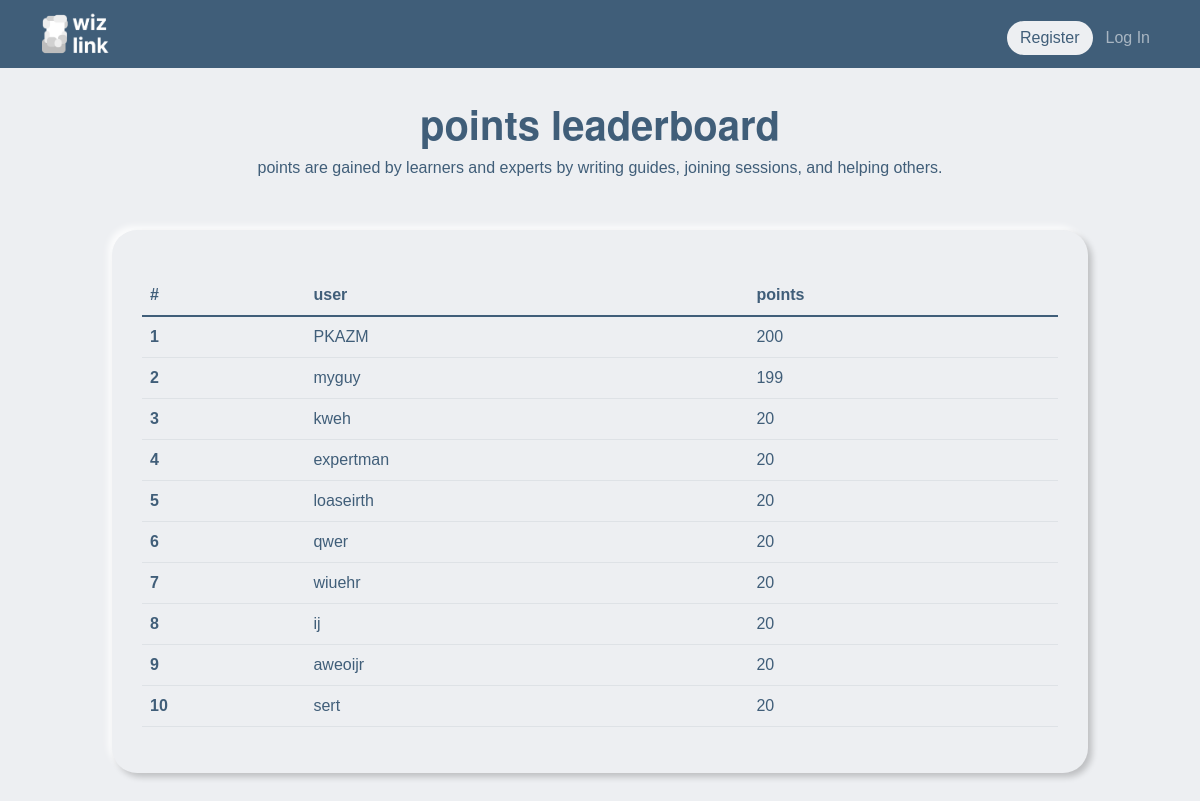
The page /leaderboard on the database as committed earlier.
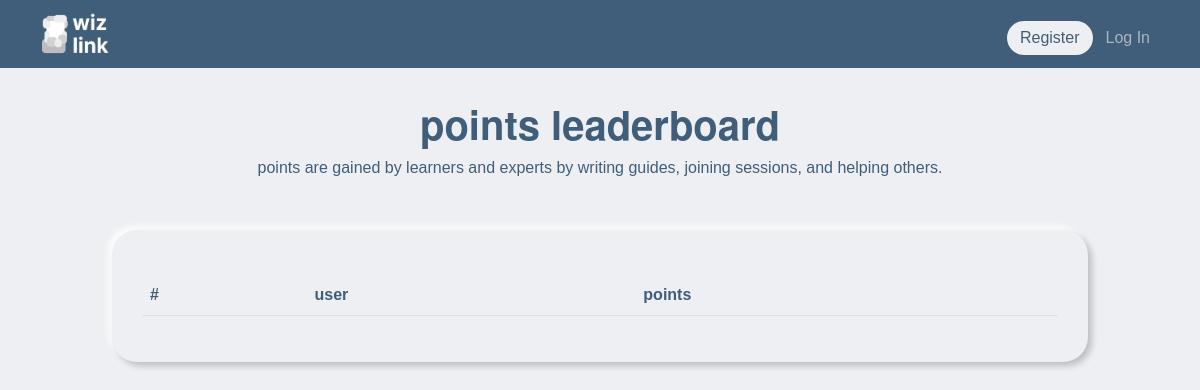
The same page on the database as committed later.
### tables this page shows
CREATE TABLE users (
    id INTEGER PRIMARY KEY,
    username TEXT NOT NULL,
    gender TEXT,
    email TEXT NOT NULL,
    hash TEXT NOT NULL,
    role TEXT NOT NULL,
    followers INTEGER DEFAULT 0,
    points INTEGER DEFAULT 0
, posts INTEGER, categories TEXT);

### app.py (the view)
@app.route("/leaderboard")
def leaderboard():
    rows = db.execute("SELECT * FROM users ORDER BY points DESC LIMIT 10")
    return render_template("leaderboard.html", rows=rows)

### app.py (called while the page is built)
@app.after_request
def after_request(response):
    response.headers["Cache-Control"] = "no-cache, no-store, must-revalidate"
    response.headers["Expires"] = 0
    response.headers["Pragma"] = "no-cache"
    return response

### templates/leaderboard.html (shortened to what this page needs)
{% extends "layout.html" %}
{% block main %}
<div class="header">
  <h1>
      <b>points leaderboard</b>
  </h1>
  <p>points are gained by learners and experts by writing guides, joining sessions, and helping others.</p>
</div>
<div class="container">
  <div class="box_s">
<table class="table" style="color: #405E79; margin-top: 15px;">
    <thead>
      <tr>
        <th scope="col">#</th>
        <th scope="col">user</th>
        <th scope="col">points</th>
      </tr>
    </thead>
    <tbody>
        {% for i in range(10) %}
            {% if i < rows|length %}
                <tr>
                    <th scope="row"> {{ i+1 }} </th>
                    <td> {{ rows[i]["username"] }} </td>
                    <td> {{ rows[i]["points"] }} </td>
                </tr>
            {% endif %}
        {% endfor %}
    </tbody>
  </table>
</div>
</div>
{% endblock %}

Rows that differ between the two databases and show on the page:
removed users: username "PKAZM", points "200"
removed users: username "myguy", points "199"
removed users: username "kweh", points "20"
removed users: username "expertman", points "20"
removed users: username "loaseirth", points "20"
removed users: username "qwer", points "20"
removed users: username "wiuehr", points "20"
removed users: username "ij", points "20"
removed users: username "aweoijr", points "20"
removed users: username "sert", points "20"
Other text that changed with them:
list line gone: "1"
list line gone: "2"
list line gone: "3"
list line gone: "4"
list line gone: "5"
list line gone: "6"
list line gone: "7"
list line gone: "8"
list line gone: "9"
list line gone: "10"
